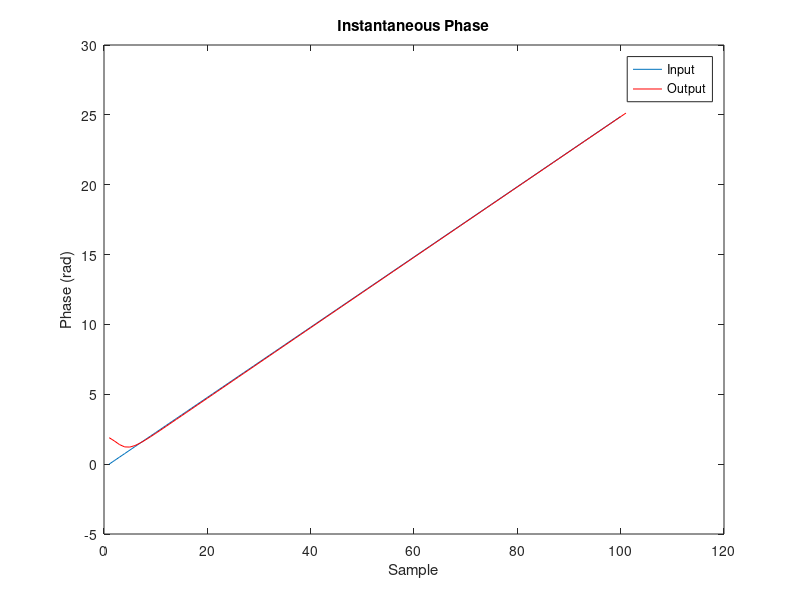
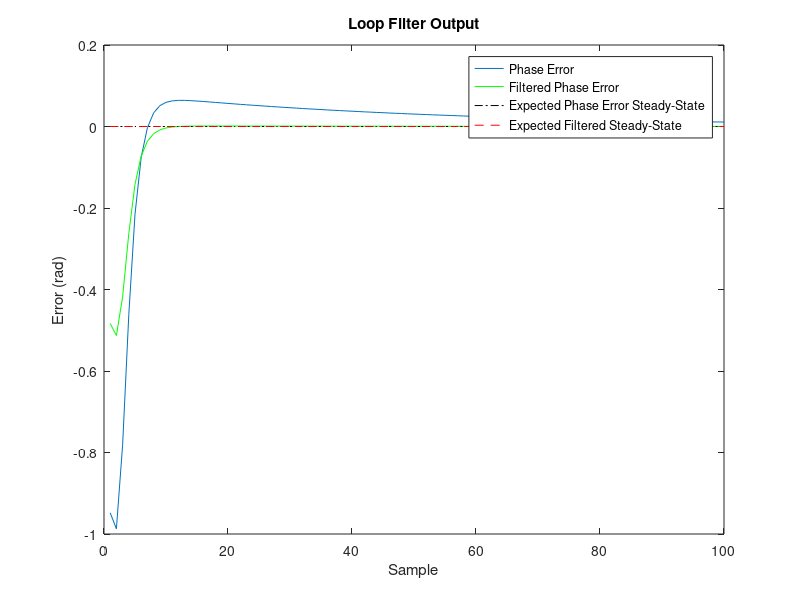
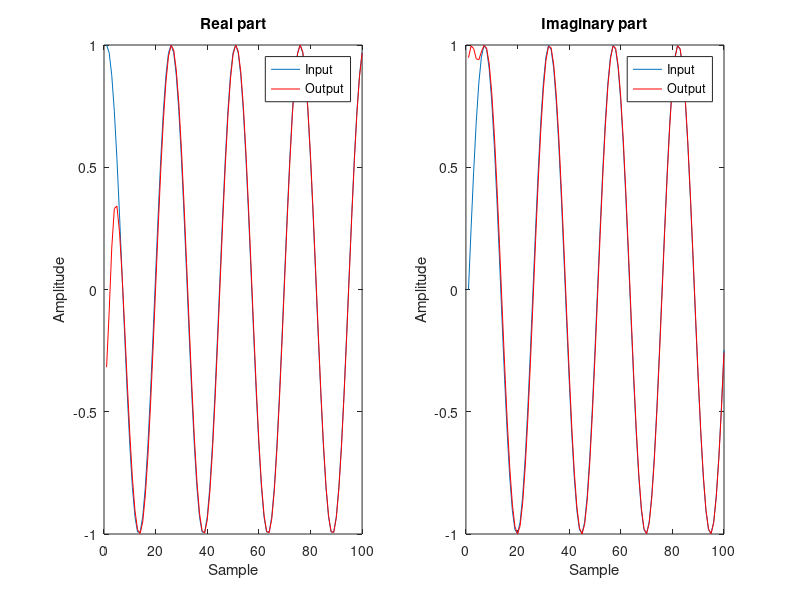

These figures' MATLAB source, in order:
clear all, close all, clc

nIterations = 2e3;
Fs          = 1e6;   % Nominal sampling frequency
y_ppm       = 50;    % Fractional frequency offset in ppm
Fc_tx       = 1e3;   % Nominal clock frequency
pn_var      = 1e-9;  % Phase noise variance
Kp          = 0.05;  % Proportional Constant
Ki          = 0.01;  % Integral Constant

nIterations = 100;
Fs = 10000;
Fc_tx = 400;
Kp = 0.5;

%% Derived parameters
y        = y_ppm * 1e-6;  % Fractional frequency offset in ppm
f_offset = y * Fc_tx;     % Absolute freq error (in Hz)
F_offset = f_offset/Fs;   % Normalized absolute frequency offset

% Nominal Phase Increment (used in the loop phase accumulator)
delta_phi_c = 2*pi*Fc_tx/Fs;

% PLL pull range
% Normalize frequency offset must be smaller than Kp*pi, namely:
%   F_offset < Kp*pi
if (F_offset > Kp*pi)
    warning('Frequency offset is not within the pull range\n');
end

delta_phi_in = 2*pi*(Fc_tx + f_offset)/Fs;
phase_noise  = sqrt(pn_var)*randn(nIterations, 1);
phi_in       = (0:nIterations-1).' * delta_phi_in + phase_noise;
% Finally, generate the exponential:
s_in         = exp(1j * phi_in);

NCO           = zeros(nIterations, 1);
% Initialize the loop DDS to a random phase
NCO(1)  = sqrt(pi)*randn;
Vi = 0;
V = zeros(nIterations, 1);
s_loop             = zeros(nIterations, 1); 
dds_mult           = zeros(nIterations, 1);
phi_error          = zeros(nIterations, 1);

for i = 1:nIterations

  %% Loop DDS:
  s_loop(i) = exp(1j*NCO(i));
  dds_mult(i) = s_in(i) * conj(s_loop(i));
  phi_error(i) = imag(dds_mult(i));

  %% Loop Filter
  Vp = phi_error(i)*Kp;
  Vi = Vi + phi_error(i)*Ki;
  V(i) = Vp + Vi;

  %% NCO
  NCO(i+1) = NCO(i) + delta_phi_c + V(i);

end

%% Performance
% Input vs. Output Instantaneous Phase
figure
plot(phi_in)
hold on
plot(NCO, 'r')
title('Instantaneous Phase')
xlabel('Sample')
ylabel('Phase (rad)')
legend('Input', 'Output')

% Filtered Phase Error
phi_error_ss_expected = 0;
phi_error_filtered_ss_expected = 2*pi * F_offset;
figure
plot(phi_error)
hold on
plot(V, 'g')
hold on
plot(phi_error_ss_expected * ones(nIterations,1), '-.k')
hold on
plot(phi_error_filtered_ss_expected *  ones(nIterations,1), '--r')
title('Loop Filter Output')
legend('Phase Error', ...
    'Filtered Phase Error', ...
    'Expected Phase Error Steady-State', ...
    'Expected Filtered Steady-State')
xlabel('Sample')
ylabel('Error (rad)')

% Input vs. Output Sinusoids
figure
subplot(121)
plot(real(s_in))
hold on
plot(real(s_loop), 'r')
ylabel('Amplitude')
xlabel('Sample')
title('Real part')
legend('Input', 'Output')

subplot(122)
plot(imag(s_in))
hold on
plot(imag(s_loop), 'r')
ylabel('Amplitude')
xlabel('Sample')
title('Imaginary part')
legend('Input', 'Output')
